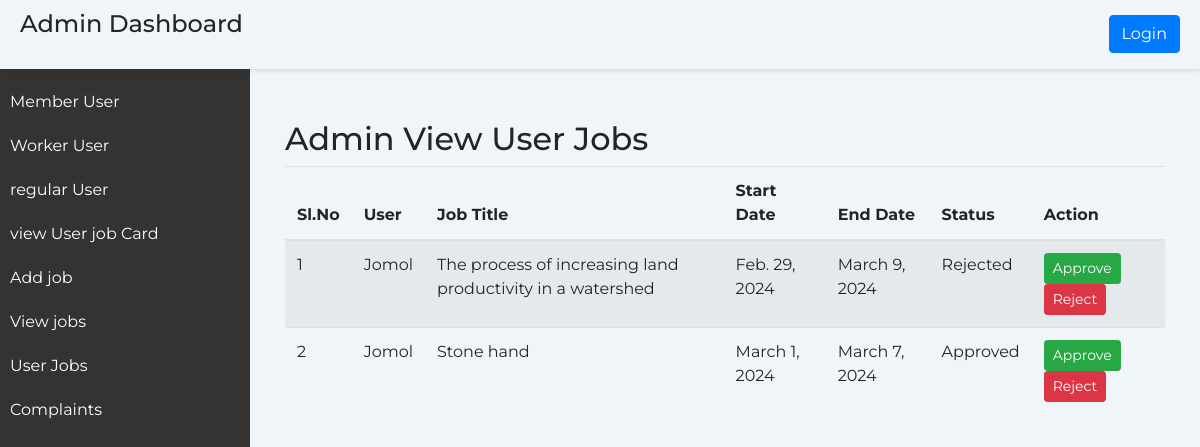
/admin_view_user_job, run on an earlier commit of the app's database.
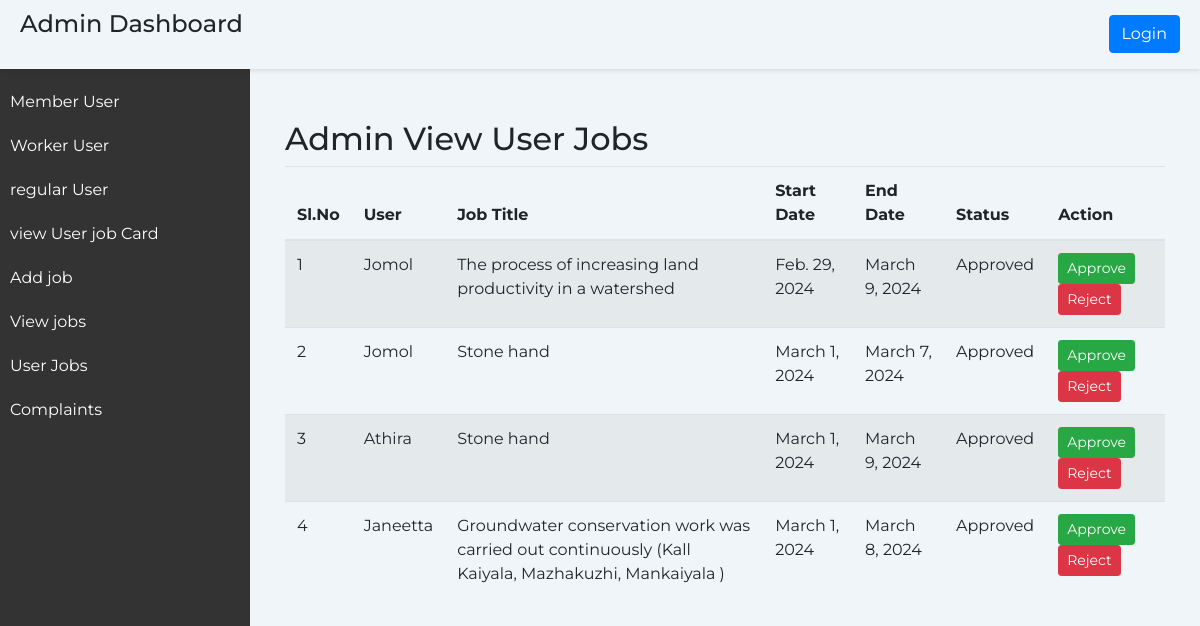
And on a later commit of the database.
### home/models.py (models this page shows, shortened)
class UserSelectedJob(models.Model):
    user = models.ForeignKey(CustomUser, on_delete=models.CASCADE)
    job = models.ForeignKey(Job, on_delete=models.CASCADE)
    start_date = models.DateField()
    end_date = models.DateField()
    status = models.CharField(max_length=10, default='Pending')

class CustomUser(AbstractUser):
    user_type = models.CharField(max_length=20) # Add any additional fields you need
    email=models.EmailField(unique=True)
    is_mentor = models.BooleanField(default=False)
    admin_id = models.CharField(max_length=10, blank=True, null=True)
    is_verified = models.BooleanField(default=False)
    panchayath_name = models.CharField(max_length=100, blank=True, null=True,default='')
    ward_number = models.CharField(max_length=10, blank=True, null=True,default='')
    has_edited_profile = models.BooleanField(default=False)

class Job(models.Model):
    title = models.CharField(max_length=255)

### home/views.py (the view)
# urls.py: path('admin_view_user_job', views.admin_view_user_job, name='admin_view_user_job'),
def admin_view_user_job(request):
    user_jobs = UserSelectedJob.objects.all()
    return render(request, 'admin_view_user_job.html', {'user_jobs': user_jobs})

### templates/admin_view_user_job.html (shortened to what this page needs)
<!DOCTYPE html>
                <html lang="en">
                <head>
                    <link href="https://maxcdn.bootstrapcdn.com/bootstrap/4.5.2/css/bootstrap.min.css" rel="stylesheet">
                </head>
                <body>
                    <div class="header">
                        <h1 class="page-title">Admin Dashboard</h1>
                        {% if user.is_authenticated %}
                        <a href={% url 'logout' %} class="btn btn-primary ml-lg-3">Logout</a>
                        {% else %}
                        <a href="login.html" class="btn btn-primary ml-lg-3">Login</a>
                        {% endif %}
                     </div>
                    <div class="sidebar">
                        <ul>
                            <li><a href="member">Member User</a></li>
                            <li><a href="worker">Worker User</a></li>
                            <li><a href="user">regular User</a></li>
                            <li><a href="admin_view_job_cards">view User job Card</a></li>
                            <li><a href="add_jobs">Add job</a></li>
                            <li><a href="view_add_job">View jobs</a></li>
                            <li><a href="admin_view_user_job">User Jobs</a></li>
                            <li><a href="admin_complaints">Complaints</a></li>
                        </ul>
                    </div>
                    <div class="content">
                        <div class="container">
                                <h2>Admin View User Jobs</h2>
                                <table class="table table-striped">
                                    <thead>
                                        <tr>
                                            <th> Sl.No</th>
                                            <th>User</th>
                                            <th>Job Title</th>
                                            <th>Start Date</th>
                                            <th>End Date</th>
                                            <th>Status</th>
                                            <th>Action</th>
                                        </tr>
                                    </thead>
                                    <tbody>
                                        {% for user_job in user_jobs %}
                                            <tr>
                                                <td>{{ forloop.counter }}</td>
                                                <td>{{ user_job.user.username }}</td>
                                                <td>{{ user_job.job.title }}</td>
                                                <td>{{ user_job.start_date }}</td>
                                                <td>{{ user_job.end_date }}</td>
                                                <td>{{ user_job.status }}</td>
                                                <td>
                                                    <form method="post" action="{% url 'admin_toggle_approval' user_job.id %}">
                                                        <button type="submit" class="btn btn-success btn-sm" name="action" value="approve">Approve</button>
                                                        <button type="submit" class="btn btn-danger btn-sm" name="action" value="reject">Reject</button>
                                                    </form>
                                                </td>
                                            </tr>
                                        {% endfor %}
                                    </tbody>
                                </table>
                            </div>
                </body>
                </html>

### templates/admin_view_user_job.html (style rules this page uses)
body { font-family: 'Montserrat', sans-serif; background-color: #f0f5f9; margin: 0; padding: 0; }
.header { background-color: #f0f5f9; padding: 10px 20px; box-shadow: 0 2px 4px rgba(0, 0, 0, 0.1); display: flex; justify-content: space-between; align-items: center; width: 100%; position: fixed; z-index: 1; }
.page-title { font-size: 24px; margin-bottom: 20px; }
.sidebar { height: 100%; width: 250px; position: fixed; top: 0; left: 0; background-color: #333; color: #fff; padding-top: 20px; margin-top: 60px; }
.sidebar ul { list-style: none; padding: 0; }
.sidebar li { padding: 10px; }
.sidebar a { color: #fff; text-decoration: none; display: block; }
.content { margin-left: 250px; padding: 20px; }
.container { margin-top: 100px; }

What changed in the data, as far as the page shows it:
changed UserSelectedJob "Feb. 29, 2024": status "Rejected" → "Approved"
added UserSelectedJob: user.username "Athira", job "Stone hand", start_date "March 1, 2024", end_date "March 9, 2024", status "Approved"
added UserSelectedJob: user.username "Janeetta", job "Groundwater conservation work was carried out continuously (Kall Kaiyala, Mazhakuzhi, Mankaiyala )", start_date "March 1, 2024", end_date "March 8, 2024", status "Approved"
